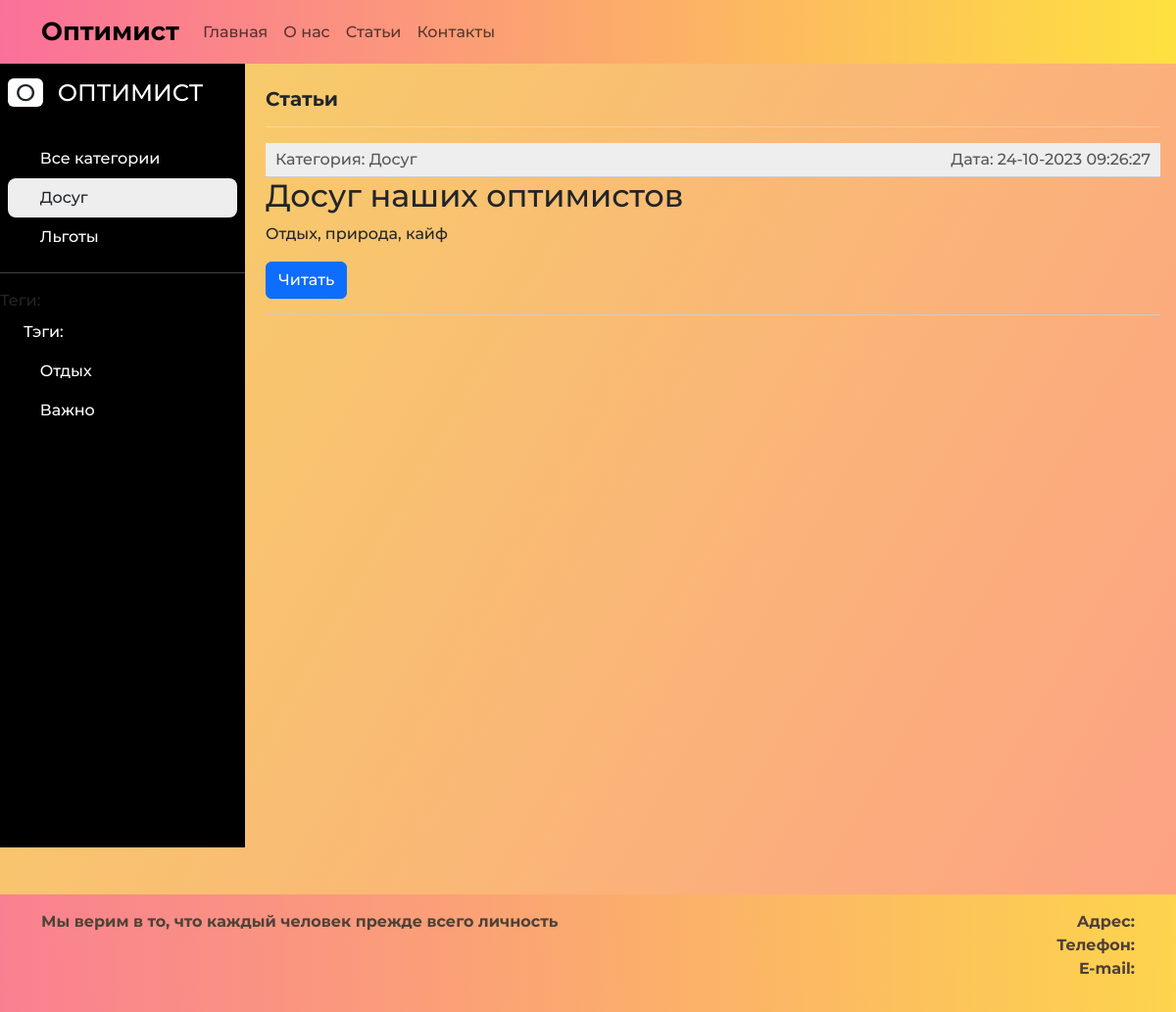
The app's page /category/dosug/ with its own data.
### society_main/models.py (models this page shows, shortened)
class Category(models.Model):
    name = models.CharField(max_length=100, db_index=True, verbose_name="Категория")
    slug = models.SlugField(max_length=255, unique=True, db_index=True)
    icon = models.CharField(max_length=100)
    class Meta:
        verbose_name = "Категория"
        verbose_name_plural = "Категории"
    def get_absolute_url(self):
        return reverse('category', kwargs={'cat_slug': self.slug})

class TagPost(models.Model):
    tag = models.CharField(max_length=100, db_index=True)
    slug = models.SlugField(max_length=255, unique=True, db_index=True)
    icon = models.CharField(max_length=100)
    def get_absolute_url(self):
        return reverse('tag', kwargs={'tag_slug': self.slug})

class TimestampedModel(models.Model):
    time_create = models.DateTimeField(auto_now_add=True, verbose_name="Время создания")
    time_update = models.DateTimeField(auto_now=True, verbose_name="Время изменения")
    class Meta:
        abstract = True

class Post(TimestampedModel):
    class Status(models.IntegerChoices):
        DRAFT = 0, 'Черновик'
        PUBLISHED = 1, 'Опубликовано'
    title = models.CharField(max_length=255, verbose_name="Заголовок")
    slug = models.SlugField(max_length=255, unique=True, db_index=True, verbose_name="URL")
    photo = models.ImageField(upload_to="photos/%Y/%m/%d/", default=None, verbose_name="Фото")
    content = models.TextField(blank=True, verbose_name="Текст статьи")
    tags = models.ManyToManyField('TagPost', blank=True, related_name='tags', verbose_name="Теги")
    is_published = models.BooleanField(choices=tuple(map(lambda x: (bool(x[0]), x[1]), Status.choices)),                                       default=Status.DRAFT, verbose_name="Статус")
    cat = models.ForeignKey('Category', on_delete=models.PROTECT, verbose_name="Категории")
    objects = models.Manager()
    published = PublishedManager()
    def get_absolute_url(self):
        return reverse('post', kwargs={'post_slug': self.slug})
    class Meta:
        verbose_name = 'Статьи'
        verbose_name_plural = 'Статьи'
        ordering = ['-time_create']
        indexes = [
            models.Index(fields=['-time_create'])
        ]

### society_main/views.py (the view)
# urls.py: path('category/<slug:cat_slug>/', show_category, name='category'),
def show_category(request, cat_slug):
    category = get_object_or_404(Category, slug=cat_slug)
    posts = Post.published.filter(cat_id=category.pk)
    data = {
        'title': f'Рубрика: {category.name}',
        'posts': posts,
        'cat_selected': category.pk,
    }
    return render(request, 'society_main/news.html', context=data)

### society_main/models.py (called while the page is built)
    def get_queryset(self):
        return super().get_queryset().filter(is_published=Post.Status.PUBLISHED)

### society_main/templatetags/society_main_tags.py (called while the page is built)
@register.inclusion_tag('society_main/list_categories.html')
def show_categories(cat_selected=0):
    cats = Category.objects.all()
    return {'cats': cats, 'cat_selected': cat_selected}

@register.inclusion_tag('society_main/list_tags.html')
def show_all_tags():
    return {"tags": TagPost.objects.all()}

### society_main/templates/society_main/news.html (shortened to what this page needs)
{% extends "society_main/base.html" %}
{% block content %}
<div class="content-wrapper">
{% include "society_main/components/sidebar.html" %}
 <div class="articles-content">
<div class="articles-content px-3 pt-4">
    <h2 class="fs-5 fw-bold"> Статьи </h2>
    <hr class="text-white">
        <ul class="list-articles">
            {% for p in posts %}
                {% if p.is_published %}
                <li><div class="article-panel">
             <p class="first">Категория: {{ p.cat.name }}</p>
             <p class="last">Дата: {{p.time_update|date:"d-m-Y H:i:s"}}</p>
    </div>
                    <li><h2>{{p.title}}</h2>
                    {% autoescape off %}
                    {{p.content|linebreaks|truncatewords:50}}
                    {% endautoescape %}
                    <p class="btn btn-primary ms-auto" onclick="location.href='{{ p.get_absolute_url }}'">Читать</p>
                    </li>
                {% endif %}
            {% endfor %}
        </ul>
</div>
 </div>
</div>
{% endblock %}

### society_main/templates/society_main/list_categories.html
            <ul class="list-unstyled px-2">
                {% if cat_selected == 0 or cat_selected is None %}
                    <li class="active text-decoration-none px-3 py-2 d-block">
                        <i class="fa-solid fa-list"></i> Все категории </li>
                {% else %}
                        <li class=""><a href="{% url 'news' %}" class="text-decoration-none px-3 py-2 d-block">
                            <i class="fa-solid fa-list"></i> Все категории </a></li>
                {% endif %}
                {% for cat in cats %}
                    {% if cat.id == cat_selected %}
                <li class="active text-decoration-none px-3 py-2 d-block">
                    <i class="{{ cat.icon }}"></i> {{cat.name}} </li>
                {% else %}
                    <li class=""><a href="{{ cat.get_absolute_url }}" class="text-decoration-none px-3 py-2 d-block">
                    <i class="{{ cat.icon }}"></i> {{cat.name}} </a></li>
                {% endif %}
                {% endfor %}
            </ul>

### society_main/templates/society_main/list_tags.html
{% if tags %}
    Теги:
    <ul class="list-unstyled px-2">
        <li class=""><a href="#" class="text-decoration-none px-3 py-2 d-block">
            Тэги:</a></li>
        {% for t in tags %}
        <li><a href="{{t.get_absolute_url}}" class="text-decoration-none px-3 py-2 d-block">
            <i class="{{ t.icon }}"></i> {{ t.tag }}</a></li>
        {% endfor %}
    </ul>
{% endif %}

### society_main/static/society_main/css/style.css (style rules this page uses)
body { background-image: linear-gradient(120deg, #f6d365 0%, #fda085 100%); font-family: 'Montserrat', sans-serif; }
ul.list-articles { list-style: none; margin: 0; padding: 0; }
ul.list-articles li { border-bottom: 1px solid #ccc; }
div.article-panel { background: #eee; padding: 5px 10px 5px 10px; box-sizing: border-box; overflow: hidden; color: #555; }
div.article-panel p.first { margin: 0; float: left; }
div.article-panel p.last { margin: 0; float: right; }

### society_main/static/society_main/css/sidebar.css (style rules this page uses)
.sidebar li.active { background: #eee; border-radius: 8px; }
.sidebar li a { color: #fff; }
.content-wrapper { display: flex; }
.articles-content { flex-grow: 1; padding-left: 5px; }

### records on screen
Category: name "Досуг"
Category: name "Льготы"
TagPost: tag "Отдых"
TagPost: tag "Важно"
Post: cat.name "Досуг", time_update "24-10-2023 09:26:27", title "Досуг наших оптимистов", content "Отдых, природа, кайф"
